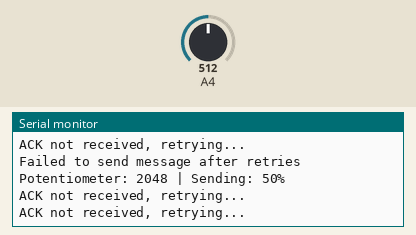
This sketch was run on a simulated Arduino Zero (SAMD21). On the bench: the last lines printed to the serial monitor. Inputs (shaded band) come from the test bench; at power-on: A4 = 512 (analog values on the 0–1023 scale).

Above: at 2.2 s.
2.3 s: A4 set to 716
At 2.51 s:
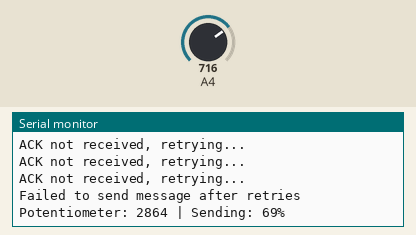
3.8 s: A4 set to 900
At 4.01 s:
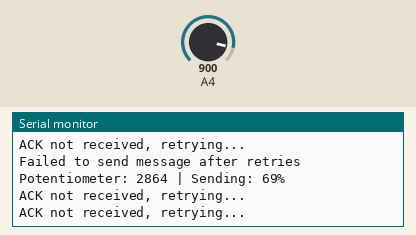
Timing chart, 0 to 6.8 s (numbered marks = the images above; inputs shaded):
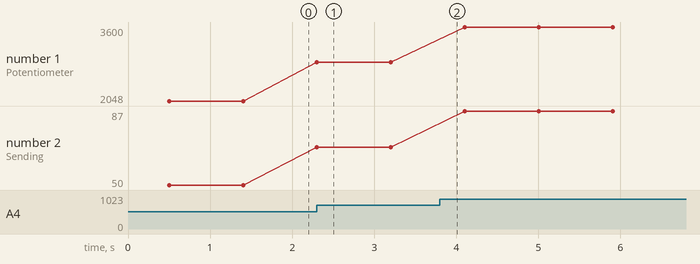

The sketch:

TransmitterMCP.ino
```cpp
#include <SPI.h>
#include <mcp2515.h>

#define POT_PIN 4
#define CAN_CS 5

#define MAX_RETRIES 3
#define CAN_ACK_ID 0x037
#define CAN_DATA_ID 0x036

#define SEND_INTERVAL 500

struct can_frame canMsg;
MCP2515 mcp2515(CAN_CS);

int lastPotValue = -1;
unsigned long lastSendTime = 0;

void setup()
{
  Serial.begin(115200);

  analogReadResolution(12);

  SPI.begin(18, 19, 23, CAN_CS);

  mcp2515.reset();
  mcp2515.setBitrate(CAN_500KBPS, MCP_8MHZ);
  mcp2515.setNormalMode();

  Serial.println("Potentiometer CAN transmitter started");
}

void loop()
{
  unsigned long currentTime = millis();

  if (currentTime - lastSendTime >= SEND_INTERVAL)
  {
    lastSendTime = currentTime;

    // Read potentiometer
    int potValue = analogRead(POT_PIN);

    // Convert from 0-4095 to 0-100
    int percentage = map(potValue, 0, 4095, 0, 100);
    percentage = constrain(percentage, 0, 100);

    Serial.print("Potentiometer: ");
    Serial.print(potValue);

    Serial.print(" | Sending: ");
    Serial.print(percentage);
    Serial.println("%");

    // Send percentage using the original 2-byte format
    canMsg.can_id = CAN_DATA_ID;
    canMsg.can_dlc = 2;

    canMsg.data[0] = (percentage >> 8) & 0xFF;
    canMsg.data[1] = percentage & 0xFF;

    bool messageSent = false;
    int retries = 0;

    while (!messageSent && retries < MAX_RETRIES)
    {
      if (mcp2515.sendMessage(&canMsg) == MCP2515::ERROR_OK)
      {
        unsigned long startTime = millis();
        bool ackReceived = false;

        while (millis() - startTime < 300)
        {
          struct can_frame receivedMsg;

          if (mcp2515.readMessage(&receivedMsg) == MCP2515::ERROR_OK)
          {
            if ((receivedMsg.can_id & CAN_SFF_MASK) == CAN_ACK_ID)
            {
              ackReceived = true;
              break;
            }
          }
        }

        if (ackReceived)
        {
          messageSent = true;
          Serial.println("ACK received");
        }
        else
        {
          Serial.println("ACK not received, retrying...");
          retries++;
        }
      }
      else
      {
        Serial.println("Error sending message, retrying...");
        retries++;
      }
    }

    if (!messageSent)
    {
      Serial.println("Failed to send message after retries");
    }
  }
}
```

Measured:
- after the input at 2.3 s, the serial monitor: prints a new line at once (image 1)
- plotted number 1: 2048 → 2864 after the input at 2.3 s, 2864 → 3600 after the input at 3.8 s
- plotted number 2: 50 → 69 after the input at 2.3 s, 69 → 87 after the input at 3.8 s
